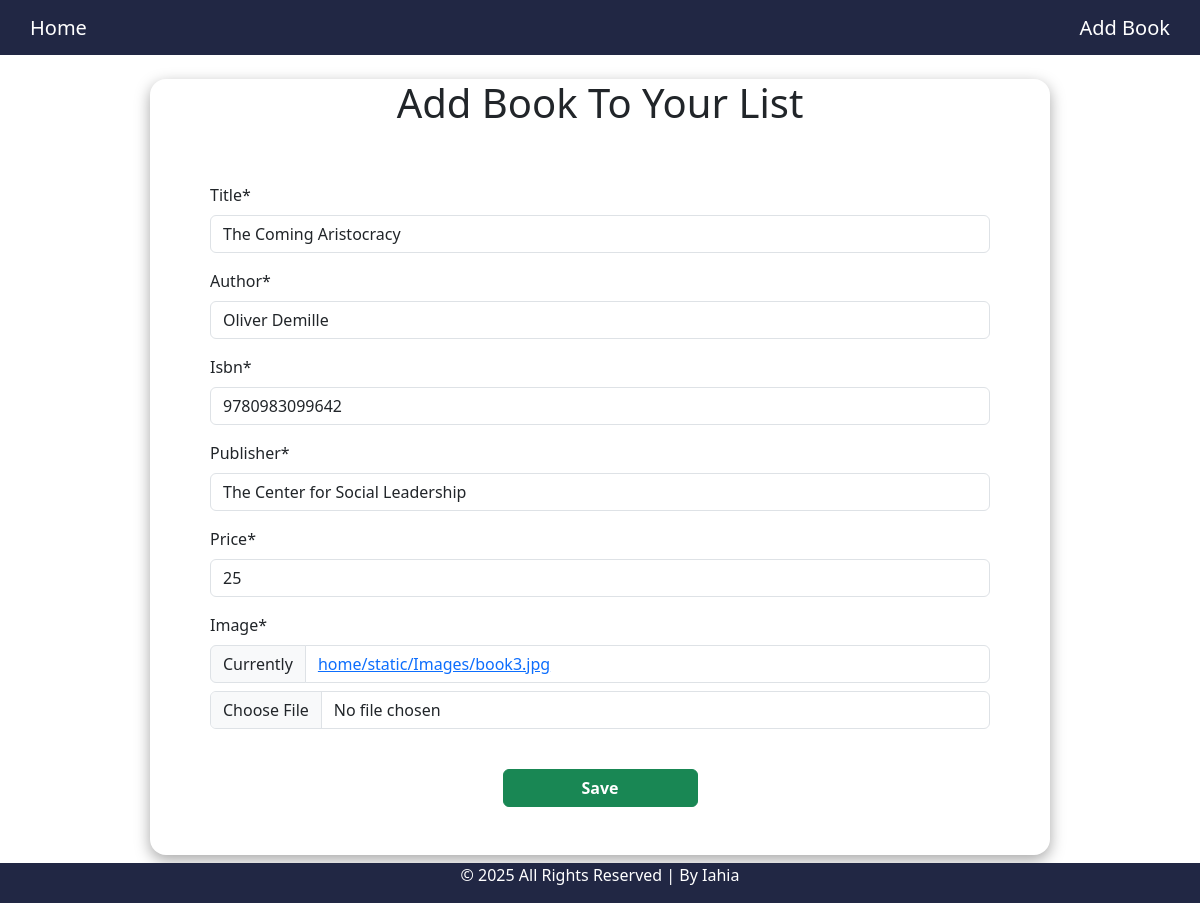
Page /update/9/ on the committed database.
### home/models.py (models this page shows, shortened)
class book(models.Model):
    title = models.CharField(max_length=100)
    author = models.CharField(max_length=100)
    isbn = models.CharField(max_length=100)
    publisher = models.CharField(max_length=100 , null=True)
    price = models.IntegerField()
    image = models.ImageField(upload_to='home/static/Images', default='book_images/default.jpg')
    created_at = models.DateTimeField(auto_now_add=True)
    updated_at = models.DateTimeField(auto_now=True)

### home/views.py (the view)
# urls.py: path('update/<int:id>/' , views.updateBook , name='updateBook'),
def updateBook(request , id=id):
    book  = models.book.objects.get(id=id)
    form = forms.bookForm(instance=book)
    if request.method == 'POST':
        form = forms.bookForm(request.POST , request.FILES , instance=book)
        if form.is_valid():
            form.save()
            return redirect('home')
    return render(request , 'add.html' , {'form': form , "edit": True})

### home/forms.py
class bookForm(forms.ModelForm):
    class Meta:
        model = models.book
        fields = ['title', 'author' , 'isbn' , 'publisher' , 'price', 'image']

### home/templates/add.html (shortened to what this page needs)
{% extends 'base.html' %}
{% block content %}
<div class="fullform">
    <div class="container w-75 m-auto rounded-4 my-4 mb-5" style="box-shadow: rgba(0, 0, 0, 0.35) 0px 5px 15px;">
        <h1 class="text-center">Add Book To Your List</h1>
        <form class=" p-5 " method="post" enctype="multipart/form-data">
            {% load crispy_forms_tags %}
            {{ form | crispy }}
            <div class="d-flex justify-content-center pt-4">
                <button type="submit" class="btn btn-success w-25 text-center fw-bold">Save</button>
            </div>
        </form>
    </div>
</div>
{% endblock %}

### rows in the picture
book: title "The Coming Aristocracy", author "Oliver Demille", isbn "9780983099642", publisher "The Center for Social Leadership", price "25"
